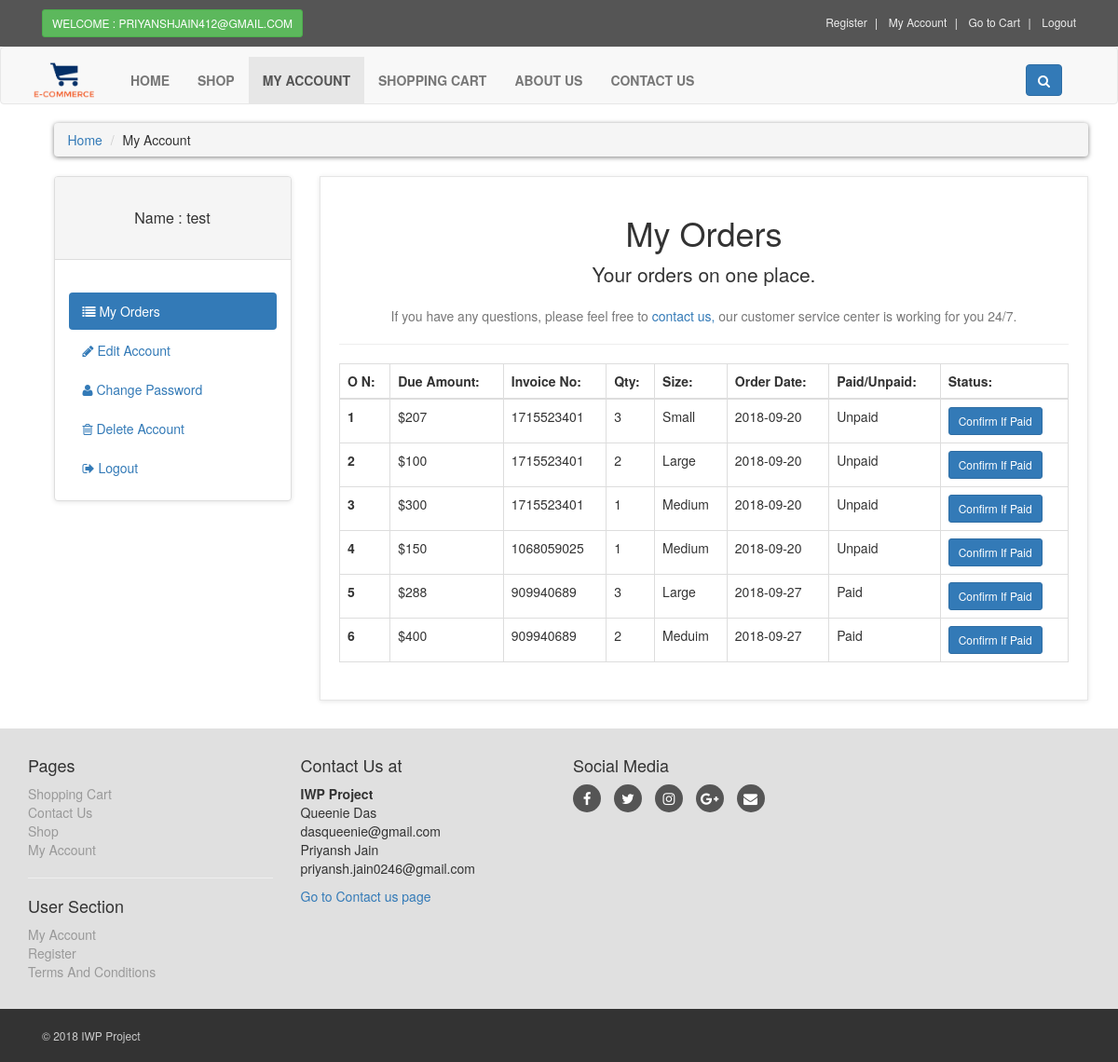
The page /Ecom_store/customer/my_account.php?my_orders (signed in) on the database its author committed.
### tables this page shows
CREATE TABLE IF NOT EXISTS `customers` (
`customer_id` int(10) NOT NULL,
  `customer_name` varchar(255) NOT NULL,
  `customer_email` varchar(255) NOT NULL,
  `customer_pass` varchar(255) NOT NULL,
  `customer_country` text NOT NULL,
  `customer_city` text NOT NULL,
  `customer_contact` varchar(255) NOT NULL,
  `customer_address` text NOT NULL,
  `customer_image` text NOT NULL,
  `customer_ip` varchar(255) NOT NULL
);

CREATE TABLE IF NOT EXISTS `customer_orders` (
`order_id` int(10) NOT NULL,
  `customer_id` int(10) NOT NULL,
  `due_amount` int(100) NOT NULL,
  `invoice_no` int(100) NOT NULL,
  `qty` int(10) NOT NULL,
  `size` text NOT NULL,
  `order_date` timestamp NOT NULL DEFAULT CURRENT_TIMESTAMP ON UPDATE CURRENT_TIMESTAMP,
  `order_status` text NOT NULL
);

### Ecom_store/customer/my_orders.php (the view)
<head><link rel="stylesheet" href="https://cdnjs.cloudflare.com/ajax/libs/animate.css/3.7.0/animate.min.css"></head>
<center>
<h1>My Orders</h1>
<p class="lead"> Your orders on one place.</p>
<p class="text-muted" >
If you have any questions, please feel free to <a href="../contact.php" > contact us,</a> our customer service center is working for you 24/7.
</p>
</center>
<hr>
<div class="table-responsive animated zoomIn" >
<table class="table table-bordered table-hover" >
<thead>
<tr>
<th>O N:</th>
<th>Due Amount:</th>
<th>Invoice No:</th>
<th>Qty:</th>
<th>Size:</th>
<th>Order Date:</th>
<th>Paid/Unpaid:</th>
<th>Status:</th>
</tr>
</thead>
<tbody>
<?php
$customer_session = $_SESSION['customer_email'];
$get_customer = "select * from customers where customer_email='$customer_session'";
$run_customer = mysqli_query($con,$get_customer);
$row_customer = mysqli_fetch_array($run_customer);
$customer_id = $row_customer['customer_id'];
$get_orders = "select * from customer_orders where customer_id='$customer_id'";
$run_orders = mysqli_query($con,$get_orders);
$i = 0;
while($row_orders = mysqli_fetch_array($run_orders)){
$order_id = $row_orders['order_id'];
$due_amount = $row_orders['due_amount'];
$invoice_no = $row_orders['invoice_no'];
$qty = $row_orders['qty'];
$size = $row_orders['size'];
$order_date = substr($row_orders['order_date'],0,11);
$order_status = $row_orders['order_status'];
$i++;
if($order_status=='pending'){
$order_status = "Unpaid";
}
else{
$order_status = "Paid";
}
?>
<tr>
<th><?php echo $i; ?></th>
<td>$<?php echo $due_amount; ?></td>
<td><?php echo $invoice_no; ?></td>
<td><?php echo $qty; ?></td>
<td><?php echo $size; ?></td>
<td><?php echo $order_date; ?></td>
<td><?php echo $order_status; ?></td>
<td>
<a href="confirm.php?order_id=<?php echo $order_id; ?>" target="blank" class="btn btn-primary btn-sm" > Confirm If Paid </a>
</td>
</tr>
<?php } ?>
</tbody>
</table>
</div>

### Ecom_store/customer/includes/sidebar.php
<div class="panel panel-default sidebar-menu">
<div class="panel-heading">
<?php
$customer_session = $_SESSION['customer_email'];
$get_customer = "select * from customers where customer_email='$customer_session'";
$run_customer = mysqli_query($con,$get_customer);
$row_customer = mysqli_fetch_array($run_customer);
$customer_name = $row_customer['customer_name'];
if(!isset($_SESSION['customer_email'])){
}
else {
echo "
<br>
<h3 align='center' class='panel-title'> Name : $customer_name </h3>
<br>
";
}
?>
</div>
<div class="panel-body">
<br>
<ul class="nav nav-pills nav-stacked">
<li class="<?php if(isset($_GET['my_orders'])){ echo "active"; } ?>">
<a href="my_account.php?my_orders"> <i class="fa fa-list"> </i> My Orders </a>
</li>
<li class="<?php if(isset($_GET['edit_account'])){ echo "active"; } ?>">
<a href="my_account.php?edit_account"> <i class="fa fa-pencil"></i> Edit Account </a>
</li>
<li class="<?php if(isset($_GET['change_pass'])){ echo "active"; } ?>">
<a href="my_account.php?change_pass"> <i class="fa fa-user"></i> Change Password </a>
</li>
<li class="<?php if(isset($_GET['delete_account'])){ echo "active"; } ?>">
<a href="my_account.php?delete_account"> <i class="fa fa-trash-o"></i> Delete Account </a>
</li>
<li>
<a href="logout.php"> <i class="fa fa-sign-out"></i> Logout </a>
</li>
</ul>
</div>
</div>

### Ecom_store/customer/styles/style.css (style rules this page uses)
body { font-family: "Lato", Helvetica, Arial, sans-serif; font-size: 14px; line-height: 1.42857143; color: #333333; background-color: #f0f0f0; overflow-x: hidden; }
.btn-primary { color:rgb(255, 255, 255); background-color:rgb(79, 191, 168); border-color:rgb(65, 179, 156); }
#content .panel.sidebar-menu { box-sizing: border-box; box-shadow: 0 1px 5px rgba(0, 0, 0, 0.1); }
#content .panel.sidebar-menu h3 { padding: 5px 0; margin: 0; }

### rows shown on the page
customers: customer_name "test"
customer_orders: due_amount "207", invoice_no "1715523401", qty "3", size "Small", order_date "2018-09-20", order_status "Unpaid"
customer_orders: due_amount "100", invoice_no "1715523401", qty "2", size "Large", order_date "2018-09-20", order_status "Unpaid"
customer_orders: due_amount "300", invoice_no "1715523401", qty "1", size "Medium", order_date "2018-09-20", order_status "Unpaid"
customer_orders: due_amount "150", invoice_no "1068059025", qty "1", size "Medium", order_date "2018-09-20", order_status "Unpaid"
customer_orders: due_amount "288", invoice_no "909940689", qty "3", size "Large", order_date "2018-09-27", order_status "Paid"
customer_orders: due_amount "400", invoice_no "909940689", qty "2", size "Meduim", order_date "2018-09-27", order_status "Paid"

### other values the page prints
$_SESSION['customer_email'] "PRIYANSHJAIN412@GMAIL.COM"
